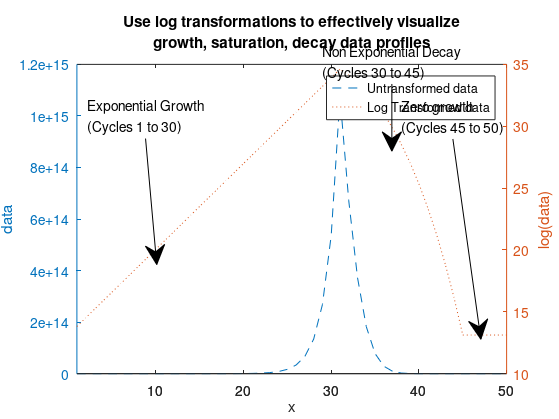
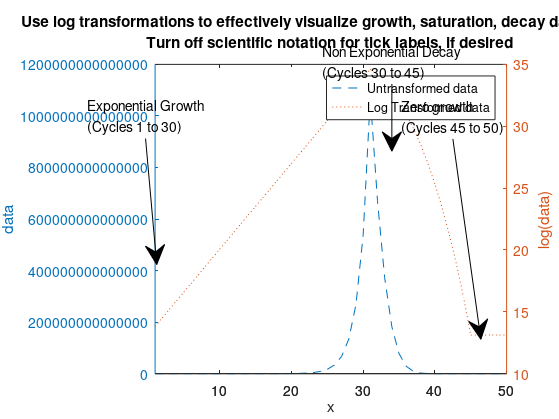
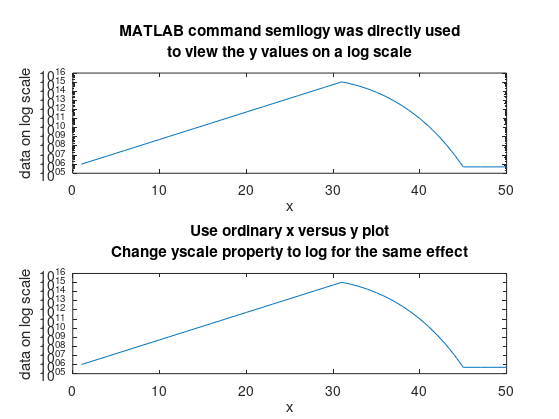

These figures' MATLAB source, in order:
%% CHAPTER 1, VISUALIZING DETAILS WITH DATA TRANSFORMATIONS
%   3165_01_06
%   Copyright 2012 Packt Publishing
%   $Revision: 1 $
%   $Date: 2012-01-12 12:00:00

%% Add path to utilities
addpath([pwd '\..\..\..\utilities']);

%% Plot the original data and the transformed data
x = 1:50;
r = 5e5;
E = [ones(1,30) linspace(1,0,15) zeros(1,5)];
y1 = r * (1+E).^x;
y2 = log(y1);
axes('position',[0.1300    0.1100    0.7750    0.7805]);
[AX,H1,H2] = plotyy(x,y1,x,y2,'plot'); 
title({'Use log transformations to effectively visualize','growth, saturation, decay data profiles'});
set(get(AX(1),'Ylabel'),'String','data'); 
set(get(AX(2),'Ylabel'),'String','log(data)');
xlabel('x'); set(H1,'LineStyle','--'); set(H2,'LineStyle',':');

%% Add annotations
annotation('textarrow',[.26 .28],[.67,.37],'String',['Exponential Growth' char(10) '(Cycles 1 to 30)']);
annotation('textarrow',[.7 .7],[.8,.64],'String',['Non Exponential Decay' char(10) '(Cycles 30 to 45)']);
annotation('textarrow',[.809 .859],[.669,.192],'String',['Zero growth' char(10) '(Cycles 45 to 50)']);
legend({'Untransformed data','Log Transformed data'},'Location','Best');
set(gcf,'Paperpositionmode','auto','Color',[1 1 1]);
print(gcf,'-dpng','./../3165_01_Images/3165_01_06_1.png');

%% turn off scientific notation
% Resize the figure so you can see the huge numbers
set(gcf,'units','normalized','position',[0.0411    0.5157    0.7510    0.3889]);
% AX(1) stores the handle to data on the untransformed axis
title({'Use log transformations to effectively visualize growth, saturation, decay data profiles','Turn off scientific notation for tick labels, if desired'});
n=get(AX(1),'Ytick');
set(AX(1),'yticklabel',sprintf('%d |',n'));
print(gcf,'-dpng','./../3165_01_Images/3165_01_06_2.png');

%% Direct use of semilogx, semilogy, loglog
figure;
subplot(2,1,1);
semilogy(x,y1);
xlabel('x'); 
ylabel('data on log scale');
title({'MATLAB command semilogy was directly used',...
               'to view the y values on a log scale'});
subplot(2,1,2);
plot(x,y1); 
set(gca,'yscale','log');
xlabel('x'); 
ylabel('data on log scale');
title({'Use ordinary x versus y plot','Change yscale property to log for the same effect'});

set(gcf,'Color',[1 1 1],'paperpositionmode','auto');
print(gcf,'-dpng','./../3165_01_Images/3165_01_06_3.png');
